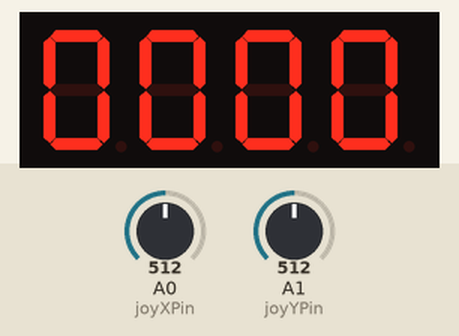
Bench run of a sketch on a simulated Arduino Uno, built with avr-gcc and run on an emulated ATmega328P. On the bench: 4-digit seven-segment display. The test bench sets the inputs (shaded band); at power-on: A0 (joyXPin) = 512, A1 (joyYPin) = 512.

Above: at 1.25 s.
1.3 s: A0 (joyXPin) set to 190
At 2.0 s:
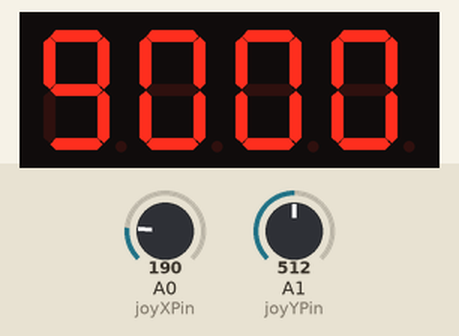
2.8 s: A1 (joyYPin) set to 190
At 2.9 s:
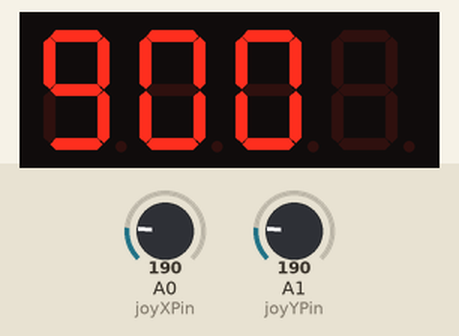
Timing chart, 0 to 5.8 s (numbered marks = the images above; inputs shaded):
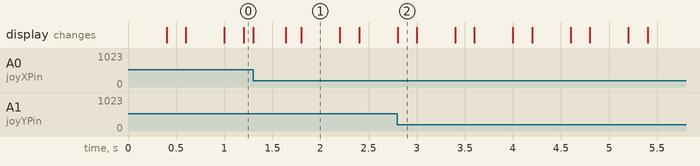

Measured:
- after the input at 1.3 s, the display: changes at once (image 1)
- after the input at 2.8 s, the display: changes at once (image 2)
- what the display in image 1 shows lasts 0.4 s, from 1.8 s to 2.2 s

The sketch:

4_digits_homework.ino
```cpp
#include "SevSeg.h"
#include "JC_Button.h"

const char
  BLANK = ' ',
  DOT = '.';
const int
  digitOnInterval = 400,
  digitOffInterval = 200,
  joyThreshold = 200,
  joyMax = 1023,
  joyMin = 0;
const byte
  joyButtonPin = 0,
  joyXPin = A0,
  joyYPin = A1,
  numDigits = 4;

SevSeg sevseg;
Button joyButton(joyButtonPin);

char
  displayDigits[] = {'0', '0', '0', '0'},
  currentDigit = '0',
  displayContent[2 * numDigits];
unsigned long
  lastTimeBlink;
unsigned int
  joyX,
  joyY,
  digitPosition,
  displayContentLength;
bool
  digitOn = true,
  joyXChanged = false,
  joyYChanged = false,
  digitIsSet[] = {false, false, false, false};

// ..............................................................................

void setup() {
  Serial.begin(9600);

  initializeDisplay();
  initializeTimers();
  initializeJoyStick();

}

void loop() {

  readJoy();

  joyPositionCheck();

  joyButtonCheck();

  setDisplayDigits();

  sevseg.setChars(displayContent);

  blinkDigit(digitPosition);

  sevseg.refreshDisplay();
}


// ..............................................................................

void initializeDisplay()
{
  byte digitPins[] = {5, 4, 3, 2};
  byte segmentPins[] = {6, 7, 8, 9, 10, 11, 12, 13};
  bool resistorsOnSegments = false; // 'false' means resistors are on digit pins
  byte hardwareConfig = COMMON_CATHODE; // See README.md for options
  bool updateWithDelays = false; // Default 'false' is Recommended
  bool leadingZeros = false; // Use 'true' if you'd like to keep the leading zeros
  bool disableDecPoint = false; // Use 'true' if your decimal point doesn't exist or isn't connected. Then, you only need to specify 7 segmentPins[]

  sevseg.begin(hardwareConfig, numDigits, digitPins, segmentPins, resistorsOnSegments, updateWithDelays, leadingZeros, disableDecPoint);

  sevseg.setBrightness(0);
}

void initializeTimers()
{
  lastTimeBlink = millis();
}

void initializeJoyStick()
{
  //pinMode(joyButtonPin, INPUT_PULLUP);
  joyButton.begin();
}

// ..............................................................................

void blinkDigit(int index)
{
  if(digitOn){
    if((unsigned long)millis() - lastTimeBlink >= digitOnInterval){
      displayDigits[index] = BLANK;
      lastTimeBlink = millis();
      digitOn = !digitOn;
    }
  }
  else{
    if((unsigned long)millis() - lastTimeBlink >= digitOffInterval){
      displayDigits[index] = currentDigit;
      lastTimeBlink = millis();
      digitOn = !digitOn;
    }
  }
}

void refreshDigits()
{
  for(int i = 0 ; i < numDigits ; i ++){
    if(displayDigits[i] == BLANK){
      displayDigits[i] = currentDigit;
    }
  }
}

char nextDigit(char c)
{
  int num = c - '0';
  num ++;
  if(num > 9){
    num = 0;
  }
  char result = num + '0';
  return result;
}

char previousDigit(char c){
  int num = c - '0';
  num --;
  if(num < 0){
    num = 9;
  }
  char result = num + '0';
  return result;
}

int nextPosition(int pos)
{
  pos = (pos + 1) % numDigits;
  return pos;
}

int previousPosition(int pos)
{
  pos = (pos - 1) % numDigits;
  if(pos < 0){
    pos = numDigits - 1;
  }
  return pos;
}

void readJoy()
{
  joyX = analogRead(joyXPin);
  joyY = analogRead(joyYPin);
}

void joyYPositionCheck(){
  if(joyMax - joyY <= joyThreshold){
    if(!joyYChanged){
       digitPosition = nextPosition(digitPosition);
       joyYChanged = true;

       refreshDigits();

       currentDigit = displayDigits[digitPosition];
    }
  }
  else if(joyY - joyMin <= joyThreshold){
    if(!joyYChanged){
      digitPosition = previousPosition(digitPosition);
      joyYChanged = true;

      refreshDigits();

      currentDigit = displayDigits[digitPosition];
    }
  }
  else{
    joyYChanged = false;
  }
}

void joyXPositionCheck()
{
  if(joyMax - joyX <= joyThreshold){
    if(!joyXChanged){
       displayDigits[digitPosition] = nextDigit(currentDigit);
       currentDigit = displayDigits[digitPosition];
       joyXChanged = true;
    }
  }
  else if(joyX - joyMin <= joyThreshold){
    if(!joyXChanged){
       displayDigits[digitPosition] = previousDigit(currentDigit);
       currentDigit = displayDigits[digitPosition];
       joyXChanged = true;
    }
  }
  else{
    joyXChanged = false;
  }
}

void joyPositionCheck()
{
  joyYPositionCheck();

  if(!digitIsSet[digitPosition]){
    joyXPositionCheck();
  }
}

void joyButtonCheck()
{
  joyButton.read();
  if(joyButton.wasReleased()){
    digitIsSet[digitPosition] = !digitIsSet[digitPosition];
  }
}

void setDisplayDigits()
{
  for(int i = 0 ; i < 2 * numDigits ; i++)
  {
    displayContent[i] = BLANK;
  }

  displayContentLength = 0;
  for(int i = 0 ; i < numDigits ; i++)
  {
    displayContent[displayContentLength ++] = displayDigits[i];
    if(digitIsSet[i]){
      displayContent[displayContentLength ++] = DOT;
    }
  }
}
```
